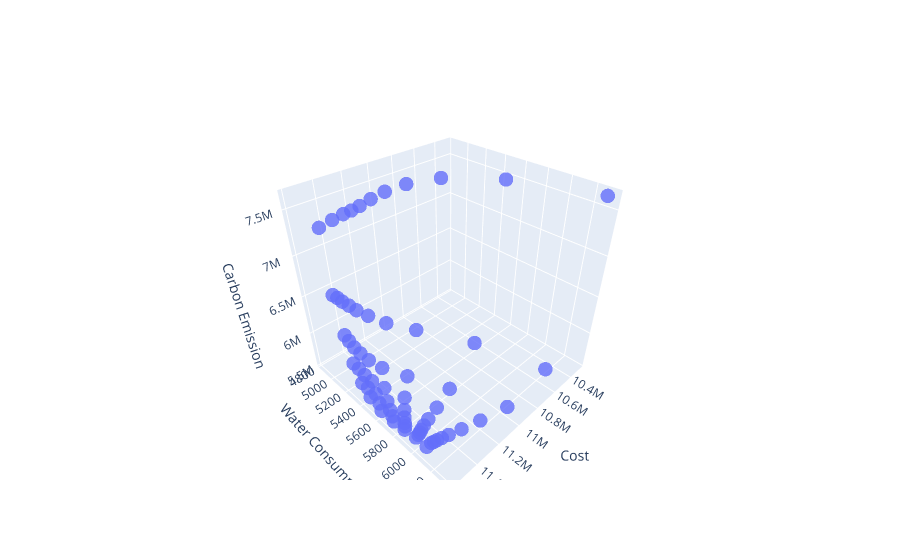

The cell this chart's notebook holds for it:
### Code cell
import plotly.graph_objects as go

# Get the cost for each objective
costs = np.array([np.sum(energy_usage_front[l_0, l_1, l_2] * price_all_loc_unscaled) for l_0, l_1, l_2 in weights])
water_consumption = np.array([np.sum(energy_usage_front[l_0, l_1, l_2] * water_weighted_flow_all_loc) for l_0, l_1, l_2 in weights])
carbon_emission = np.array([np.sum(energy_usage_front[l_0, l_1, l_2] * carbon_all_loc_unscaled) for l_0, l_1, l_2 in weights])

# Create the interactive 3D plot
fig = go.Figure(data=[go.Scatter3d(
    x=costs,
    y=water_consumption,
    z=carbon_emission,
    mode='markers',
    marker=dict(
        size=5,   # choose a colorscale
        opacity=0.8
    )
)])

fig.update_layout(
    scene=dict(
        xaxis_title='Cost',
        yaxis_title='Water Consumption',
        zaxis_title='Carbon Emission',
        aspectmode='cube'  # Make the plot more quadratic
    )
)

fig.show()
